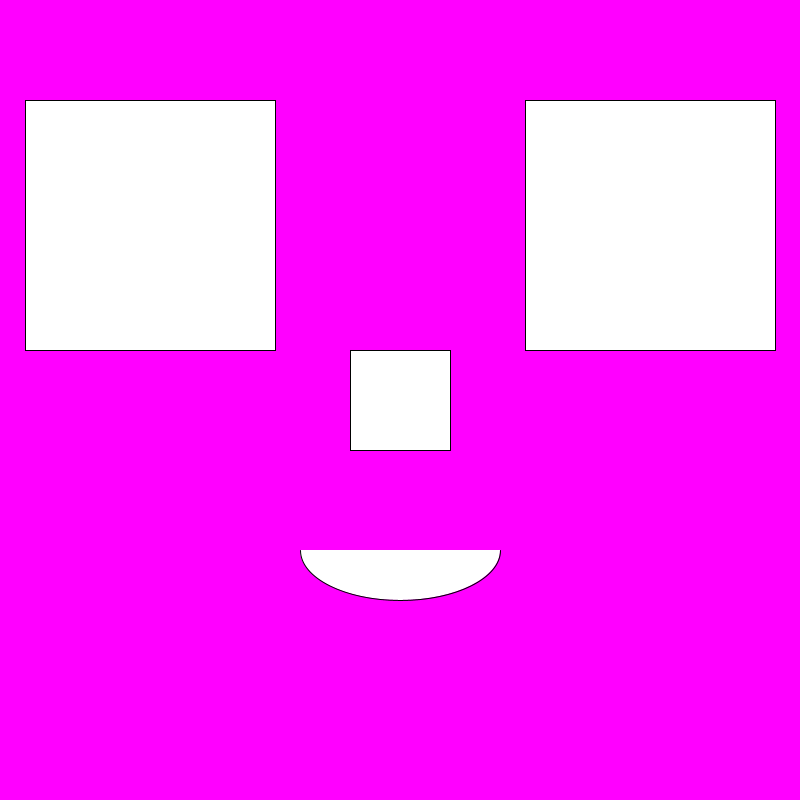
Frame 1 (no input)
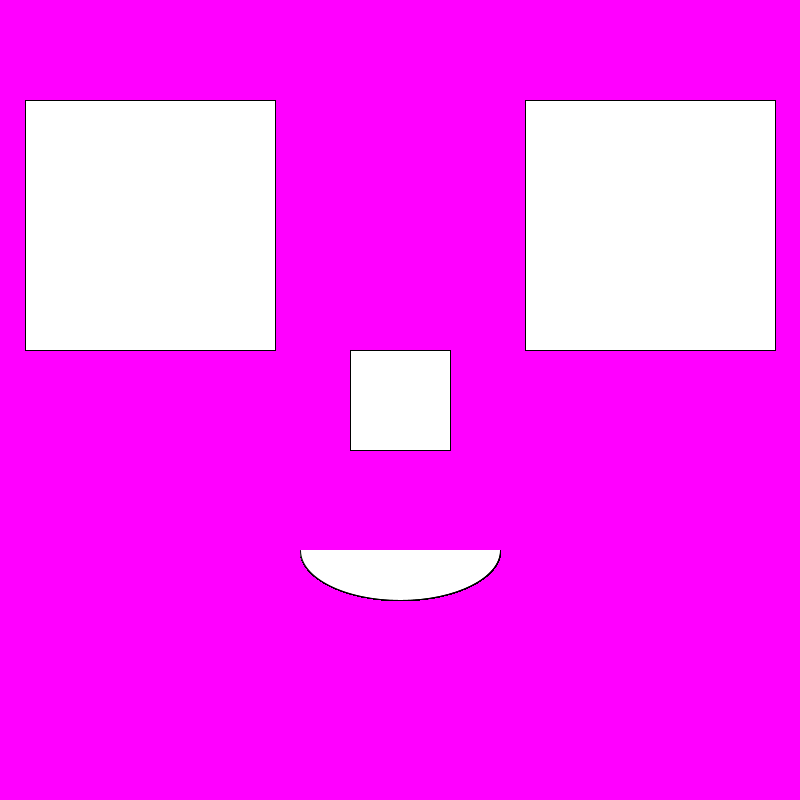
Frame 60 (the mouse pressed at the canvas centre just before this capture)
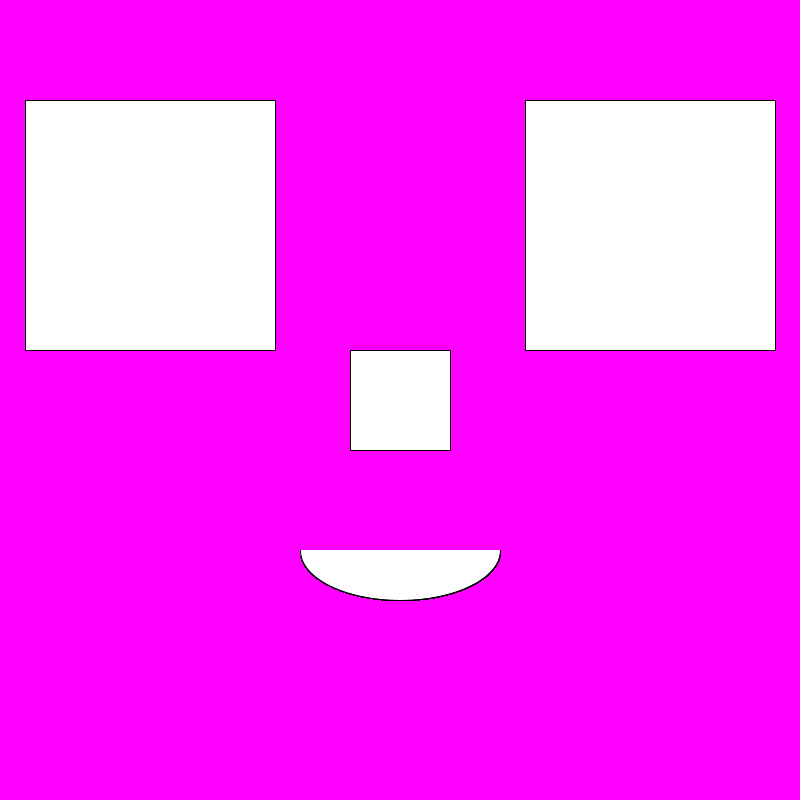
Frame 120 (the mouse held since frame 60 and released just before this capture)

The Processing sketch that drew these frames (run headless with seeded random() and noise(); from frame 60 on, the mouse is pressed at the canvas centre):

// Processing sketch: Collage_251015a
// ── Collage_251015a.pde
void setup(){
size(800,800);
background(255, 0, 255);
}
void draw(){
square(525, 100, 250); //left eye
square(25, 100, 250); //right eye
arc(400,550,200,100, 0, PI); //mouth
rect(350, 350, 100, 100); //nose
}
